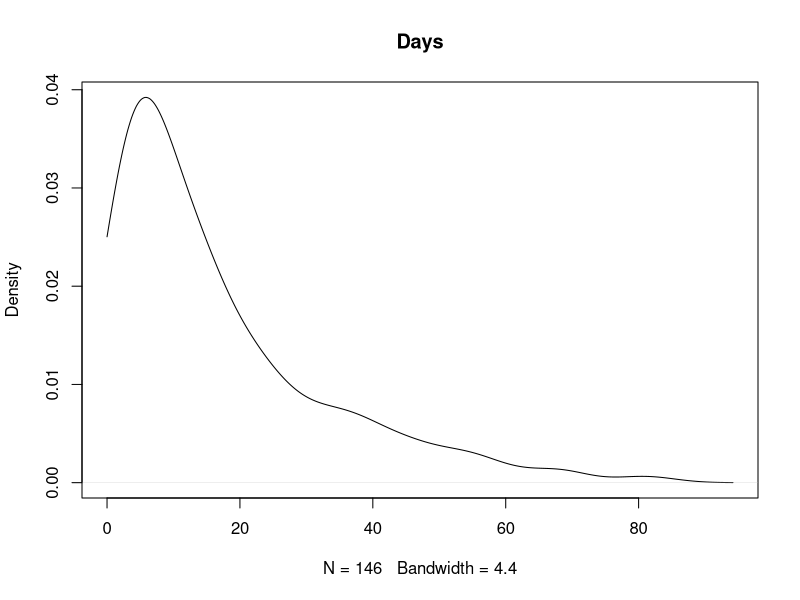

The R source for this figure:
## ---- chunk 1
knitr::opts_chunk$set(echo = TRUE)
## ---- chunk 2
# Load the dataset
library(MASS)
data(quine)
plot(density(quine$Days, from = 0),main = "Days")

r = 1.5
k_hat = mean(quine[,'Days'])

#MLE
p_hat_mle = k_hat/(r+k_hat) 
